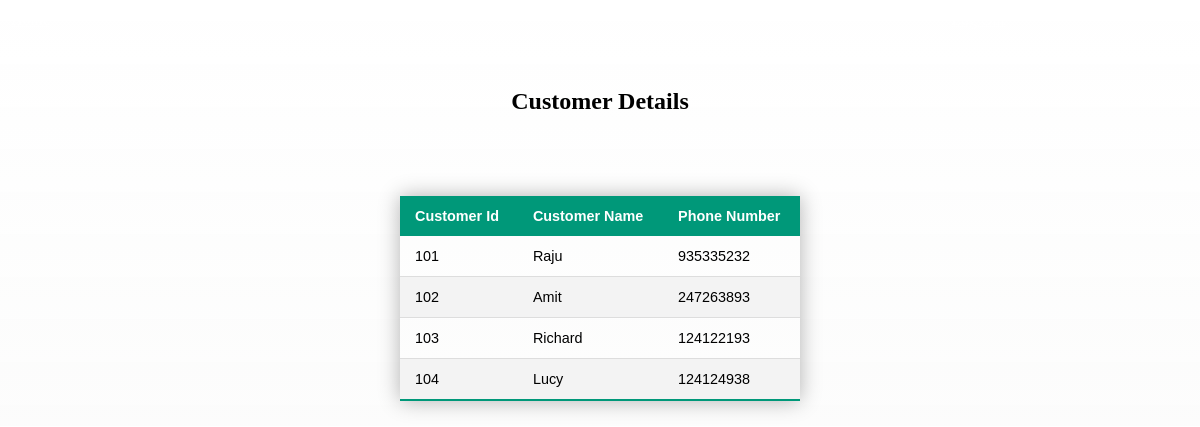
Page /view_customer.php (signed in) on the committed database.
### tables this page shows
CREATE TABLE IF NOT EXISTS `customer` (
  `customer_id` int(11) NOT NULL,
  `customer_name` varchar(32) NOT NULL,
  `phone_number` int(11) NOT NULL,
  PRIMARY KEY (`customer_id`)
);

### view_customer.php (the view, shortened to what this page needs)
<!DOCTYPE html>
<html lang="en">
<head>
<link rel="stylesheet" href="tablecss.css">
</head>
<body>
    <?php require "menu.php" ?>
    <br><br>
    <center>
        <h2>Customer Details</h2>
    </center>
    <br><br>
<center>
    <div>
        <table class="styled-table">
            <?php
                 $db=mysqli_connect('localhost','root','','test');
                 $qry='SELECT * FROM customer';
                 $result=mysqli_query($db,$qry);
                $num=mysqli_num_rows($result);
                if($num>0){
                    echo"<thead>
                        <tr>
        <th>Customer Id</th>
        <th>Customer Name</th>
        <th>Phone Number</th>
                        </tr>
                        </thead>
                        <tbody>";
                        while($row=mysqli_fetch_assoc($result)){
                            echo"
                            <tr>
                                <td>".$row['customer_id']."</td>
                                <td>".$row['customer_name']."</td>
                                <td>".$row['phone_number']."</td>
                            </tr>";
                        }
                    echo"</tbody>";
                    }
                ?>
        </table>
    </div>
</center>
</body>
</html>

### tablecss.css (style rules this page uses)
.styled-table { border-collapse: collapse; margin: 25px 0; font-size: 0.9em; font-family: sans-serif; min-width: 400px; box-shadow: 0 0 20px rgba(0, 0, 0, 0.30); }
.styled-table thead tr { background-color: #009879; color: #ffffff; text-align: left; }
.styled-table th, .styled-table td { padding: 12px 15px; }
.styled-table tbody tr { border-bottom: 1px solid #dddddd; }
.styled-table tbody tr:nth-of-type(even) { background-color: #f3f3f3; }
.styled-table tbody tr:last-of-type { border-bottom: 2px solid #009879; }
body { background: linear-gradient(rgb(197 226 12 / 0%),rgb(178 181 174 / 4%)),url(image3.jpg); background-size: cover; background-position: center; }

### rows in the picture
customer: customer_id "101", customer_name "Raju", phone_number "935335232"
customer: customer_id "102", customer_name "Amit", phone_number "247263893"
customer: customer_id "103", customer_name "Richard", phone_number "124122193"
customer: customer_id "104", customer_name "Lucy", phone_number "124124938"
